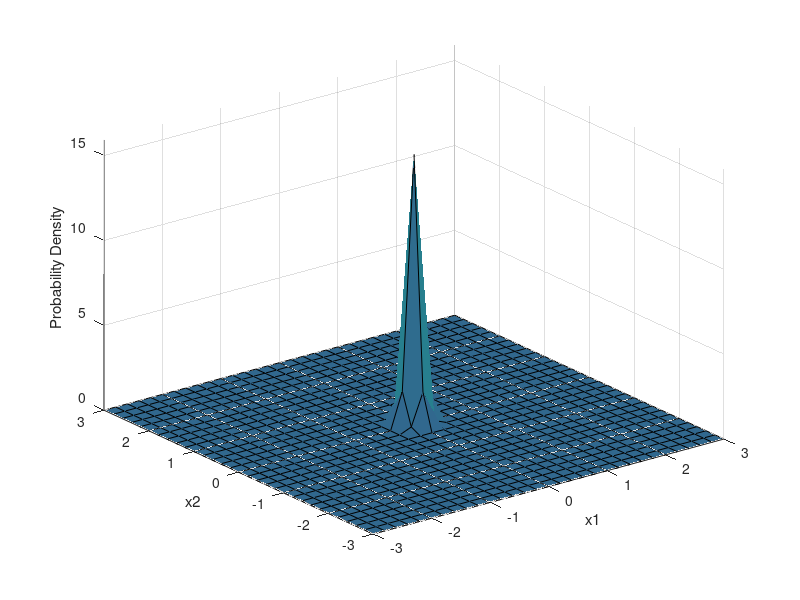

MATLAB code to generate this figure:
% config
mu = [0 0];
sigma = [0.01 0;0 0.01];
x1 = -3:0.2:3;
x2 = -3:0.2:3;
inv(sigma)
det(sigma)

% plot
[X1,X2] = meshgrid(x1,x2);
X = [X1(:) X2(:)];
y = mvnpdf(X,mu,sigma);
y = reshape(y,length(x2),length(x1));
surf(x1,x2,y)
caxis([min(y(:))-0.5*range(y(:)),max(y(:))])
axis([-3 3 -3 3 0 max(y(:))])
xlabel('x1')
ylabel('x2')
zlabel('Probability Density')